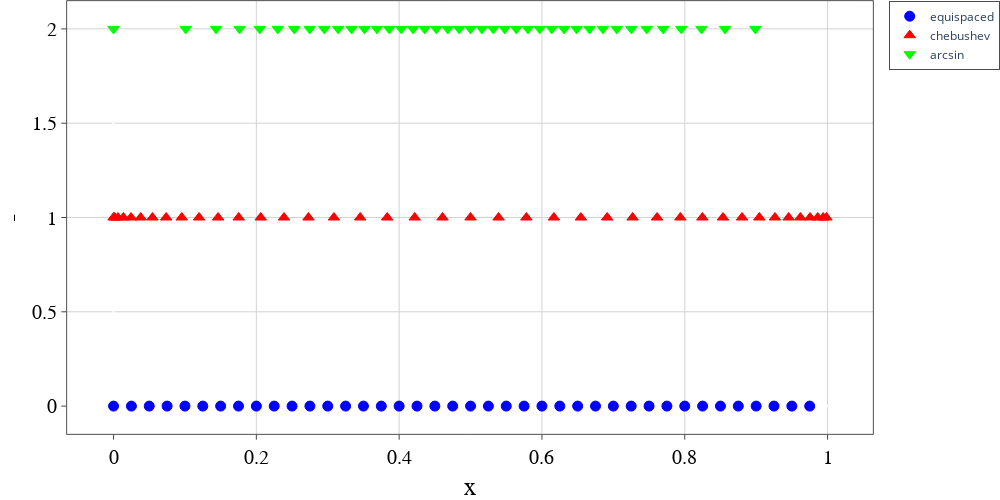

Notebook source saved alongside this figure:
### Markdown cell above
# Mesh Generation

### Code cell
N = 40
list_x, list_y = [], []

# f = Runge
# df = Runge_diff

f = mod
# Generation of equispaced mesh
xi_eq = Mesh(equispaced_mesh, N)
fi_eq = f(xi_eq)
list_x.append(xi_eq)
list_y.append(np.zeros(N))

# Generation of Chebushev mesh
xi_cheb = Mesh(chebushev_mesh, N)
fi_cheb = f(xi_cheb)
list_x.append(xi_cheb)
list_y.append(np.ones(N))

# Generation of arcsin mesh
xi_arc = Mesh(arcsin_mesh, N)
fi_arc = f(xi_arc)
list_x.append(xi_arc)
list_y.append(2*np.ones(N))

fn = "meshes.pdf"
plot_graph(list_x, list_y, names=['equispaced', 'chebushev', 'arcsin'], xtitle='x', ytitle='-', \
            image_name=fn, mode=['markers','markers','markers'],\
#             xrange=[0,4], yrange=[0,0.45],\
#             dash=['solid', 'solid', 'solid', 'dash', 'dash', 'dash', 'dash', 'dash'],\
            colors=['blue', 'red', 'hsv(120,100,100)', 'green', 'indigo', 'aqua', 'goldenrod', 'black', 'pink'],\
            marker_size=10,\
            marker_style = ['circle', 'triangle-up', 'triangle-down','square', 'diamond', 'cross',  'x-thin', 'cross-thin', 'circle', 'triangle-up', 'triangle-down' ],\
            width=1000, height=500, path="./")

### Figure 1 — Plotly figure (JSON) as saved in the notebook; plotly's stock layout.template omitted (floating-point values rounded to 4 significant figures)
{"data": [{"line": {"color": "blue", "dash": "solid", "width": 2}, "marker": {"line": {"color": "blue", "width": 1}, "size": 10, "symbol": "circle"}, "mode": "markers", "name": "equispaced", "textfont": {"color": "LightSeaGreen", "family": "Times New Roman", "size": 18}, "type": "scatter", "x": [0, 0.025, 0.05, 0.075, 0.1, 0.125, 0.15, 0.175, 0.2, 0.225, 0.25, 0.275, 0.3, 0.325, 0.35, 0.375, 0.4, 0.425, 0.45, 0.475, 0.5, 0.525, 0.55, 0.575, 0.6, 0.625, 0.65, 0.675, 0.7, 0.725, 0.75, 0.775, 0.8, 0.825, 0.85, 0.875, 0.9, 0.925, 0.95, 0.975], "y": [0, 0, 0, 0, 0, 0, 0, 0, 0, 0, 0, 0, 0, 0, 0, 0, 0, 0, 0, 0, 0, 0, 0, 0, 0, 0, 0, 0, 0, 0, 0, 0, 0, 0, 0, 0, 0, 0, 0, 0]}, {"line": {"color": "red", "dash": "dot", "width": 2}, "marker": {"line": {"color": "red", "width": 1}, "size": 10, "symbol": "triangle-up"}, "mode": "markers", "name": "chebushev", "textfont": {"color": "LightSeaGreen", "family": "Times New Roman", "size": 18}, "type": "scatter", "x": [0, 0.001541, 0.006156, 0.01382, 0.02447, 0.03806, 0.0545, 0.07368, 0.09549, 0.1198, 0.1464, 0.1753, 0.2061, 0.2388, 0.273, 0.3087, 0.3455, 0.3833, 0.4218, 0.4608, 0.5, 0.5392, 0.5782, 0.6167, 0.6545, 0.6913, 0.727, 0.7612, 0.7939, 0.8247, 0.8536, 0.8802, 0.9045, 0.9263, 0.9455, 0.9619, 0.9755, 0.9862, 0.9938, 0.9985], "y": [1, 1, 1, 1, 1, 1, 1, 1, 1, 1, 1, 1, 1, 1, 1, 1, 1, 1, 1, 1, 1, 1, 1, 1, 1, 1, 1, 1, 1, 1, 1, 1, 1, 1, 1, 1, 1, 1, 1, 1]}, {"line": {"color": "hsv(120,100,100)", "dash": "dash", "width": 2}, "marker": {"line": {"color": "hsv(120,100,100)", "width": 1}, "size": 10, "symbol": "triangle-down"}, "mode": "markers", "name": "arcsin", "textfont": {"color": "LightSeaGreen", "family": "Times New Roman", "size": 18}, "type": "scatter", "x": [0, 0.1011, 0.1436, 0.1766, 0.2048, 0.2301, 0.2532, 0.2748, 0.2952, 0.3146, 0.3333, 0.3514, 0.369, 0.3862, 0.403, 0.4196, 0.4359, 0.4521, 0.4681, 0.4841, 0.5, 0.5159, 0.5319, 0.5479, 0.5641, 0.5804, 0.597, 0.6138, 0.631, 0.6486, 0.6667, 0.6854, 0.7048, 0.7252, 0.7468, 0.7699, 0.7952, 0.8234, 0.8564, 0.8989], "y": [2, 2, 2, 2, 2, 2, 2, 2, 2, 2, 2, 2, 2, 2, 2, 2, 2, 2, 2, 2, 2, 2, 2, 2, 2, 2, 2, 2, 2, 2, 2, 2, 2, 2, 2, 2, 2, 2, 2, 2]}], "layout": {"autosize": false, "height": 500, "legend": {"bgcolor": "White", "bordercolor": "Black", "borderwidth": 0.7}, "margin": {"b": 0, "l": 0, "pad": 0.1, "r": 0, "t": 0}, "paper_bgcolor": "rgba(255, 255, 255, 1)", "plot_bgcolor": "rgba(255, 255, 255, 1)", "showlegend": true, "width": 1000, "xaxis": {"gridcolor": "lightgrey", "gridwidth": 1, "linecolor": "black", "linewidth": 0.7, "mirror": true, "range": [[0, 0, 0], [0.975, 0.9985, 0.8989]], "showline": true, "tickfont": {"color": "black", "family": "Times New Roman", "size": 20}, "ticks": "outside", "title": {"font": {"color": "black", "family": "Times New Roman", "size": 25}, "text": "x"}}, "yaxis": {"gridcolor": "lightgrey", "gridwidth": 1, "linecolor": "black", "linewidth": 0.7, "mirror": true, "range": [[0, 1, 2], [0, 1, 2]], "showline": true, "tickfont": {"color": "black", "family": "Times New Roman", "size": 20}, "ticks": "outside", "title": {"font": {"color": "black", "family": "Times New Roman", "size": 25}, "text": "-"}}}}
